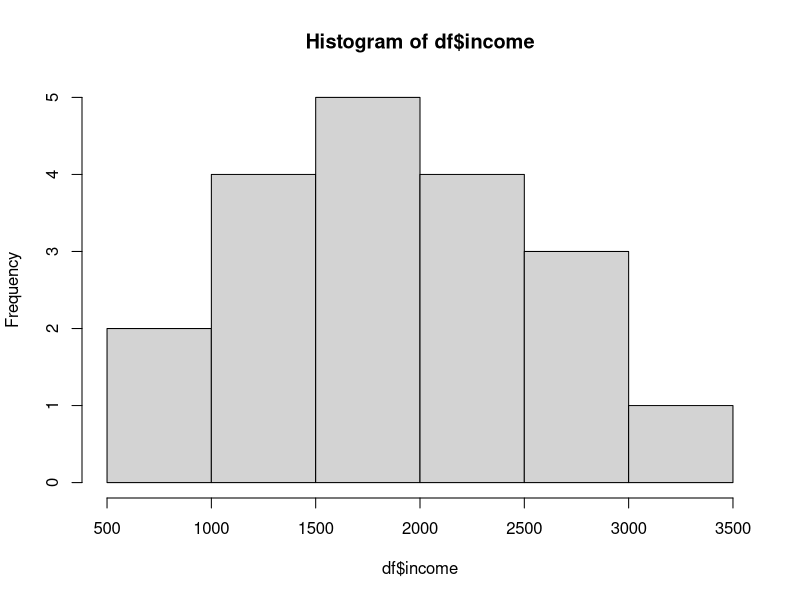
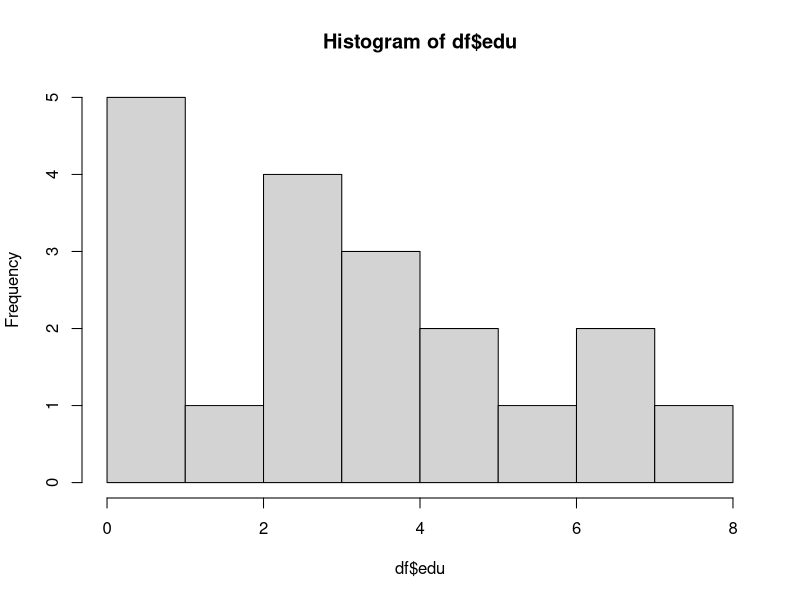
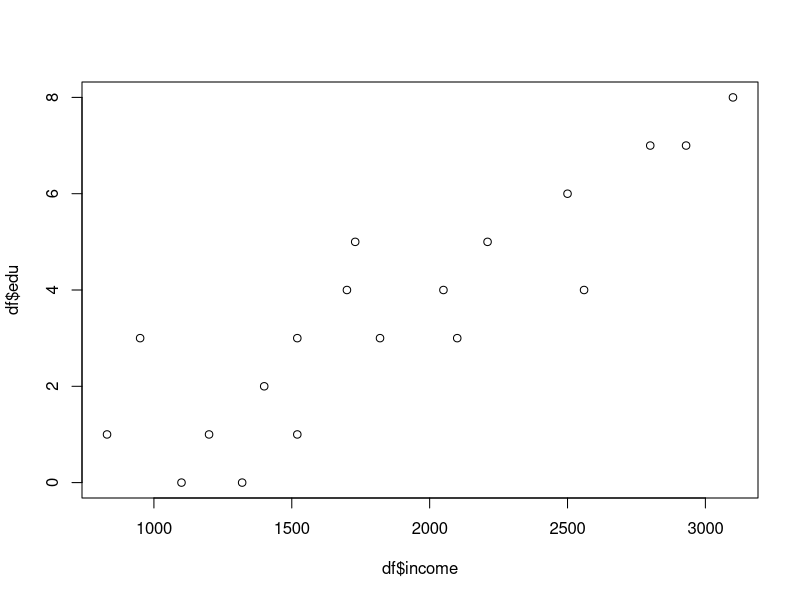
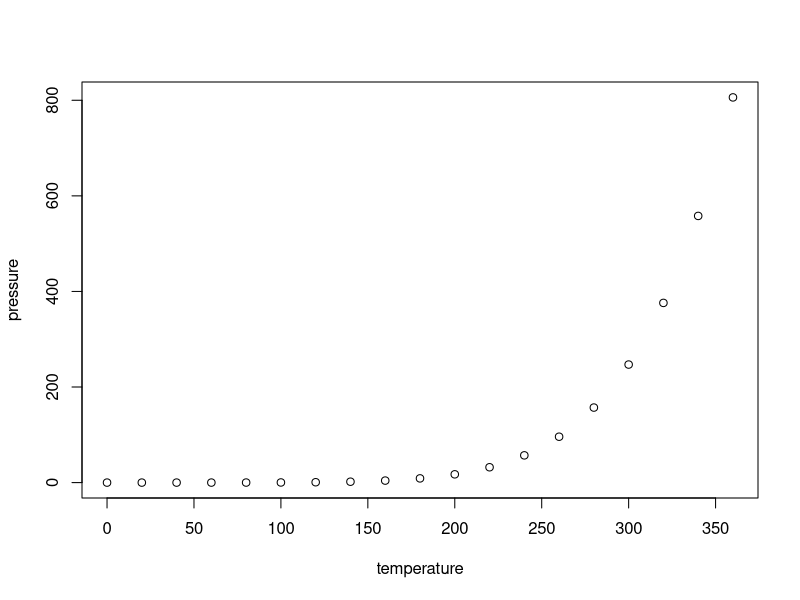

The R source for these figures, in order:
## ---- chunk 1
knitr::opts_chunk$set(echo = TRUE)
## ---- chunk 2
df <- read.csv("datasets/fictional_data.csv")

## ---- chunk 3
View(df)
## ---- chunk 4
hist(df$income)
mean(df$income)
var(df$income)
sd(df$income)
## ---- chunk 5
hist(df$edu)
mean(df$edu)
var(df$edu)
sd(df$edu)
## ---- chunk 6
upper_95 = (mean(df$income))
## ---- chunk 7
plot(df$income,df$edu)
## ---- chunk 8
summary(cars)
## ---- chunk 9
plot(pressure)
